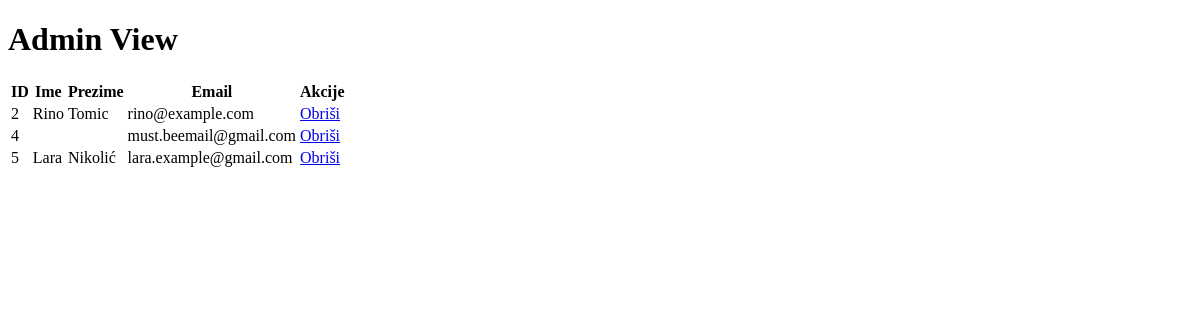
The page /admin_view/ on the database as committed earlier.
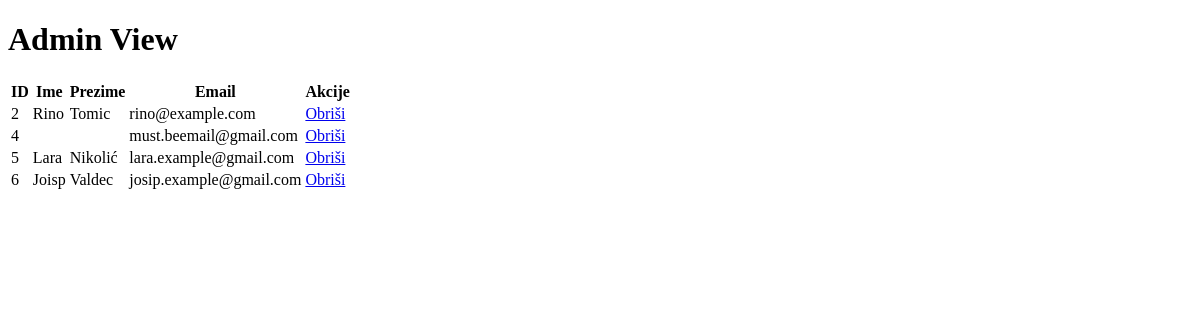
The same page on the database as committed later.
### PZWapp/models.py (models this page shows, shortened)
class Korisnik(AbstractUser):
    ime = models.CharField(max_length=50)
    prezime = models.CharField(max_length=50)
    email = models.EmailField(unique=True)
    username = models.CharField(max_length=50, unique=True)

### PZWapp/views.py (the view)
# urls.py: path('admin_view/', views.admin_view, name='admin_view'),
def admin_view(request):
    korisnici = Korisnik.objects.all()
    context = {
        'korisnici': korisnici
    }
    return render(request, 'main/admin_views.html', context)

### PZWapp/templates/main/admin_views.html (shortened to what this page needs)
<!DOCTYPE html>
<html>
<head>
</head>
<body>
    <h1>Admin View</h1>
    <table>
        <thead>
            <tr>
                <th>ID</th>
                <th>Ime</th>
                <th>Prezime</th>
                <th>Email</th>
                <th>Akcije</th>
            </tr>
        </thead>
        <tbody>
            {% for korisnik in korisnici %}
            <tr>
                <td>{{ korisnik.id }}</td>
                <td>{{ korisnik.ime }}</td>
                <td>{{ korisnik.prezime }}</td>
                <td>{{ korisnik.email }}</td>
                <td>
                    <a href="{% url 'PZWapp:delete_user' korisnik.id %}">Obriši</a>
                </td>
            </tr>
            {% endfor %}
        </tbody>
    </table>
</body>
</html>

Rows that differ between the two databases and show on the page:
added Korisnik: id "6", ime "Joisp", prezime "Valdec", email "josip.example@gmail.com"
